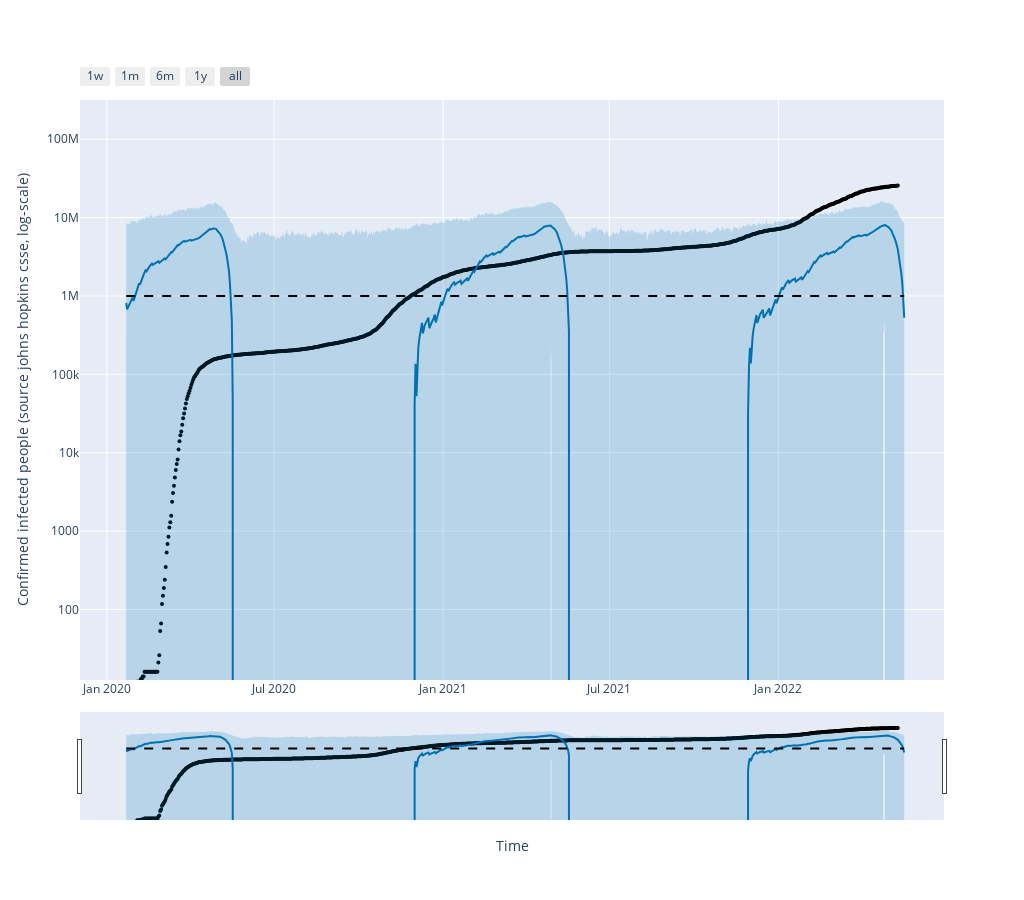

The notebook cell saved with this chart:
### Code cell
import plotly.offline as py
from prophet.plot import plot_plotly

fig = plot_plotly(my_model, forecast)  # This returns a plotly Figure

fig.update_layout(
    width=1024,
    height=900,
    xaxis_title="Time",
    yaxis_title="Confirmed infected people (source johns hopkins csse, log-scale)",
)
fig.update_yaxes(type="log",range=[1.1,8.5])
py.iplot(fig)

### Figure 1 — Plotly figure (JSON) as saved in the notebook; plotly's stock layout.template omitted (floating-point values rounded to 4 significant figures; data arrays with more than 128 entries replaced by an {"elided": "..."} marker saying what was removed)
{"data": [{"marker": {"color": "black", "size": 4}, "mode": "markers", "name": "Actual", "type": "scatter", "x": {"elided": "841 str values"}, "y": {"elided": "841 int values"}}, {"hoverinfo": "skip", "line": {"width": 0}, "mode": "lines", "type": "scatter", "x": {"elided": "848 str values"}, "y": {"elided": "848 float values"}}, {"fill": "tonexty", "fillcolor": "rgba(0, 114, 178, 0.2)", "line": {"color": "#0072B2", "width": 2}, "mode": "lines", "name": "Predicted", "type": "scatter", "x": {"elided": "848 str values"}, "y": {"elided": "848 float values"}}, {"fill": "tonexty", "fillcolor": "rgba(0, 114, 178, 0.2)", "hoverinfo": "skip", "line": {"width": 0}, "mode": "lines", "type": "scatter", "x": {"elided": "848 str values"}, "y": {"elided": "848 float values"}}, {"line": {"color": "black", "dash": "dash", "width": 2}, "mode": "lines", "name": "Cap", "type": "scatter", "x": {"elided": "848 str values"}, "y": {"elided": "848 int values"}}], "layout": {"height": 900, "showlegend": false, "width": 1024, "xaxis": {"rangeselector": {"buttons": [{"count": 7, "label": "1w", "step": "day", "stepmode": "backward"}, {"count": 1, "label": "1m", "step": "month", "stepmode": "backward"}, {"count": 6, "label": "6m", "step": "month", "stepmode": "backward"}, {"count": 1, "label": "1y", "step": "year", "stepmode": "backward"}, {"step": "all"}]}, "rangeslider": {"visible": true}, "title": {"text": "Time"}, "type": "date"}, "yaxis": {"range": [1.1, 8.5], "title": {"text": "Confirmed infected people (source johns hopkins csse, log-scale)"}, "type": "log"}}}
